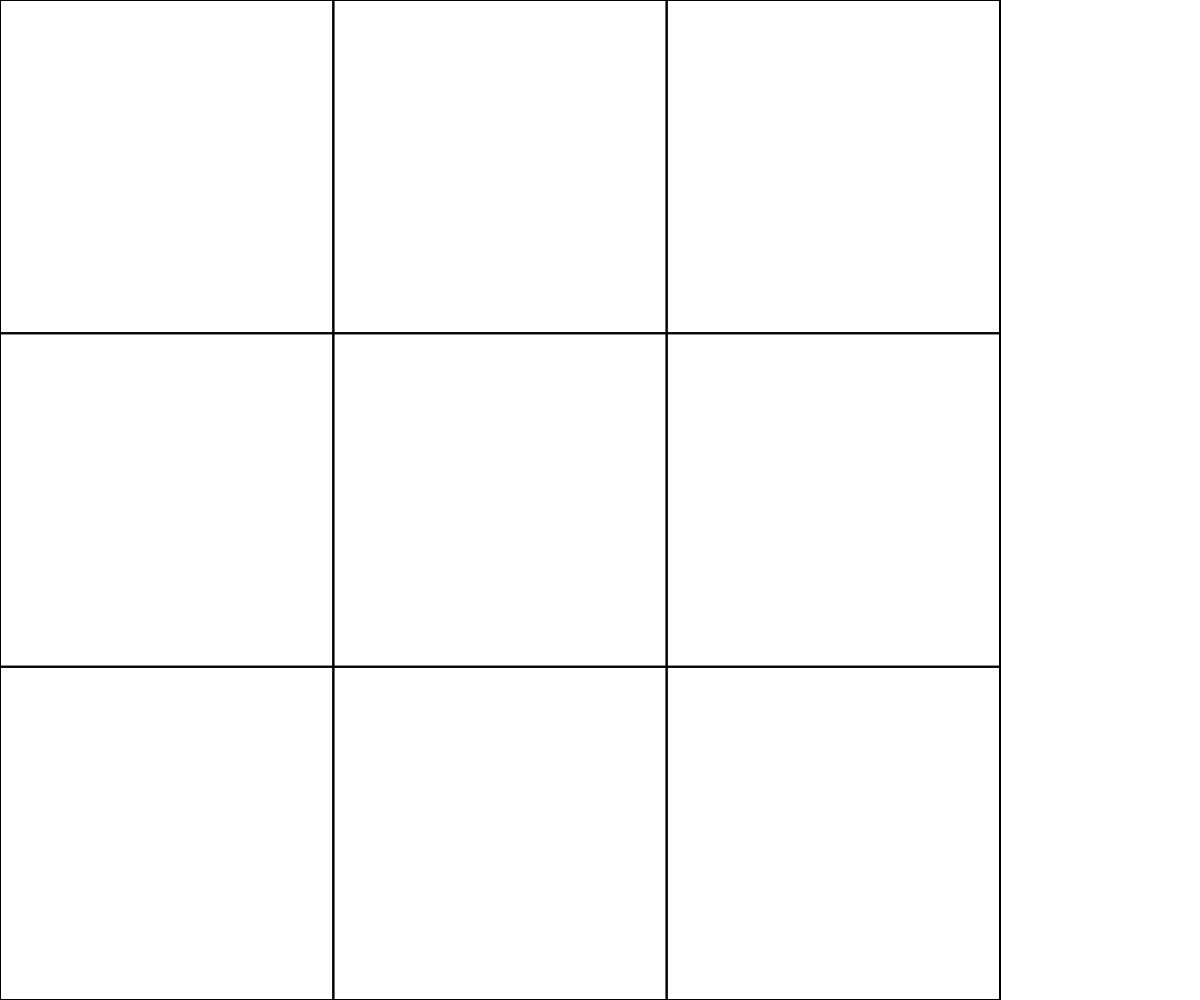
Frame 1 (no input)
Frame 60 (no input): identical to frame 1, image omitted
Frame 120 (the mouse pressed at the canvas centre since frame 60): identical to frame 1, image omitted

The p5.js sketch that drew this single still picture (run headless with seeded random() and noise() and a simulated clock; from frame 60 on, the mouse is pressed at the canvas centre):

// p5.js sketch
// ── sketch.js
// Arrays and Object Notation Assignment
// Ahmed Omar
// 3/20/2023

// Extra for Experts:
// I used 2D arrays before we learn it in class (Before Monday). Used the ternary operator, "condition ? value1 : value2" which is a simplified if/else statement. value1 is returned if condition is true, otherwise value2 is returned. In our case let's say the initialPlayer is 'X', then 'O' is returned; otherwise, 'X' is returned.

let board = [  ['', '', ''],
  ['', '', ''],
  ['', '', '']
];

let initialPlayer = 'X';
let gameOver = false;

function setup() {
  createCanvas(windowWidth, windowHeight);
}

function draw() {
  background(255);
  ticBoard();
  drawingPlayers();

  if (checkingForWinner() || checkingForTie()) {
    gameOver = true;
  }

  if (gameOver) {
    drawingGameOver();
  }
}


function ticBoard() {
  let cellSize = min(windowWidth, windowHeight) / 3;
  strokeWeight(2); // add a border around each cell to make it more visible
  for (let x = 0; x < 3; x++) {
    for (let y = 0; y < 3; y++) {
      noFill();
      rect(x * cellSize, y * cellSize, cellSize, cellSize);
    }
  }
}

function drawingPlayers() {
  let cellSize = min(windowWidth, windowHeight) / 3;
  strokeWeight(4); // add a border around each cell to make it more visible
  for (let i = 0; i < 3; i++) {
    for (let j = 0; j < 3; j++) {
      let x = i * cellSize + cellSize / 2;
      let y = j * cellSize + cellSize / 2;
      let value = board[i][j];
      if (value === "X") {
        line(x - cellSize / 4, y - cellSize / 4, x + cellSize / 4, y + cellSize / 4); //draw a diagonal in the middle of the cell
        line(x + cellSize / 4, y - cellSize / 4, x - cellSize / 4, y + cellSize / 4); //draw another diagonal line that intersects with the one before to create an "x"
      } else if (value === "O") {
        noFill(); //make the "O" empty and not filled with any colour
        ellipse(x, y, cellSize / 2, cellSize / 2); //draw and "O" in the middle of the cell
      }
    }
  }
}

function drawingGameOver() {
  textSize(64);
  textAlign(CENTER, CENTER);
  let winner = checkingForWinner();
  if (winner) {
    text(winner + ' wins!', width/2, height/2);
  } else {
    text('Tie!', width/2, height/2);
  }
}

function mouseClicked() {
  if (gameOver) {
    return;
  }

  let cellSize = min(windowWidth, windowHeight) / 3;
  let i = floor(mouseX / cellSize);
  let j = floor(mouseY / cellSize);
  if (board[i][j] !== '') {
    return;
  }

  board[i][j] = initialPlayer; //sets the current player's symbol as the value of the cell at location "i, j" on the board.
  initialPlayer = (initialPlayer === 'X') ? 'O' : 'X'; //to make the next player have the opposite symbol of the previous player.
}


function checkingForWinner() {
  // Check rows
  for (let i = 0; i < 3; i++) {
    if (board[i][0] !== '' && board[i][0] === board[i][1] && board[i][1] === board[i][2]) {
      return board[i][0];
    }
  }

  // Check columns
  for (let j = 0; j < 3; j++) {
    if (board[0][j] !== '' && board[0][j] === board[1][j] && board[1][j] === board[2][j]) {
      return board[0][j];
    }
  }

  // Check diagonals
  if (board[0][0] !== '' && board[0][0] === board[1][1] && board[1][1] === board[2][2]) {
    return board[0][0];
  }

  if (board[2][0] !== '' && board[2][0] === board[1][1] && board[1][1] === board[0][2]) {
    return board[2][0];
  }

  return null;
}

function checkingForTie() {
  for (let i = 0; i < 3; i++) {
    for (let j = 0; j < 3; j++) {
      if (board[i][j] === '') {
        return false;
      }
    }
  }

  return true;
}
